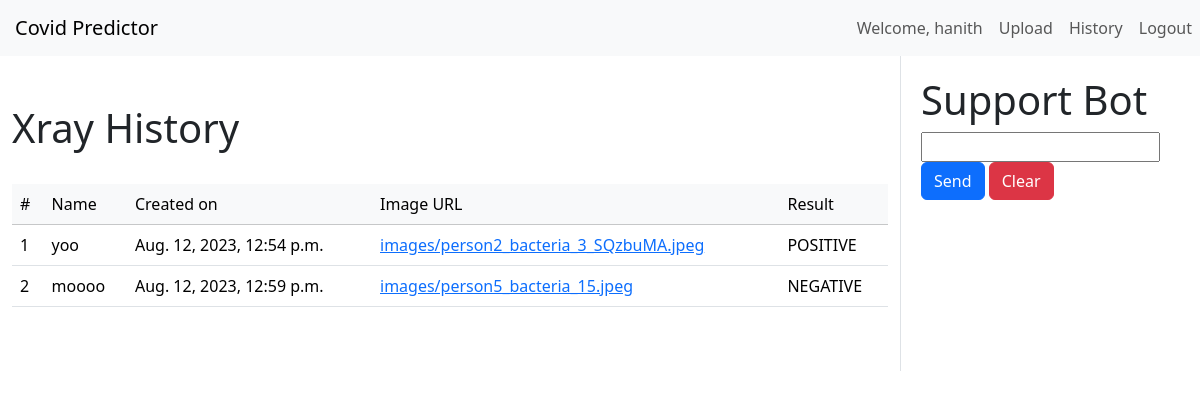
/predictor/history/ (signed in), run on the app's committed database.
### predictor/models.py (models this page shows)
class Xray(models.Model):
    name = models.CharField(max_length=50)
    image = models.ImageField(upload_to='images/')
    result = models.CharField(max_length=20, null=True)
    user = models.ForeignKey(User, on_delete=models.CASCADE, null=True)
    created_at = models.DateTimeField(auto_now_add=True, null=True)
    updated_at = models.DateTimeField(auto_now=True, null=True)

### predictor/views.py (the view)
# urls.py: path('history/', predictor.views.show_history, name = 'history')
def show_history(request):
   if request.user.is_authenticated:
      xrays = Xray.objects.filter(user=request.user).values()
      img = request.GET.get('img')
      return render(request, 'predictor/history.html', {'xrays': xrays, 'image': img})
   return redirect("/accounts/login")

### templates/predictor/history.html (shortened to what this page needs)
{% extends "header.html" %}
{% load crispy_forms_tags %}
{% block content %}
    <div class="container py-5">
    <h1>Xray History</h1>
        {% if xrays %}
            <br/>
        <table class="table">
          <thead class="table-light">
            <tr>
                <td>#</td>
                <td>Name</td>
                <td>Created on</td>
                <td>Image URL</td>
                <td>Result</td>
            </tr>
          </thead>
          <tbody>
          {% for xray in xrays %}
              <tr>
                <td>{{ forloop.counter }}</td>
                <td>{{ xray.name }}</td>
                <td>{{ xray.created_at }}</td>
                <td><a href="/predictor/history?img={{ xray.image }}">{{ xray.image }}</a></td>
                <td>{{ xray.result }}</td>
              </tr>
          {% endfor %}
          </tbody>
        </table>
        {% else %}
            <p>No uploads yet..</p>
        {% endif %}
    </div>
{% endblock %}

### templates/header.html (shortened to what this page needs)
<!DOCTYPE html>
<html lang="en">
<head>
      <link href="https://cdn.jsdelivr.net/npm/bootstrap@5.3.1/dist/css/bootstrap.min.css" rel="stylesheet">
</head>
<body>
<div>
<nav class="navbar navbar-expand-lg navbar-light bg-light" style="padding: 8px 15px 8px 15px">
  <a class="navbar-brand" href="#">Covid Predictor</a>
  <div class="collapse navbar-collapse" id="navbarText">
    <ul class="navbar-nav mr-auto" style="position: absolute;right: 0;">
      {% if user.is_authenticated %}
      <li class="nav-item">
        <a class="nav-link" href="#">Welcome, {{user.username}}</a>
      </li>
      <li class="nav-item">
        <a class="nav-link" href="/predictor">Upload</a>
      </li>
      <li class="nav-item">
        <a class="nav-link" href="/predictor/history">History</a>
      </li>
      <li class="nav-item">
        <a class="nav-link" href="/accounts/logout">Logout</a>
      </li>
      {% endif %}
    </ul>
  </div>
</nav>
</div>
<div style="display: flex">
<div style="width:75%">
{% block content %}
{% endblock %}
</div>
{% if user.is_authenticated %}
<div style="width:25%; border-left: 1px solid #dee2e6">
    {% include "chatbot/chat.html" %}
</div>
{% endif %}
</div>
</body>
</html>

### templates/chatbot/chat.html (shortened to what this page needs)
<div style="margin: 20px">
<h1>Support Bot</h1>
<form method="post" id="chat-form">
    <input type="text" name="message" id="message" autocomplete="off">
    <button class="btn btn-primary" type="submit">Send</button>
    <button class="btn btn-danger" id="clear">Clear</button>
</form>
</div>

### data on the page
Xray: name "yoo", created_at "Aug. 12, 2023, 12:54 p.m.", image "images/person2_bacteria_3_SQzbuMA.jpeg", result "POSITIVE"
Xray: name "moooo", created_at "Aug. 12, 2023, 12:59 p.m.", image "images/person5_bacteria_15.jpeg", result "NEGATIVE"

### other printed values
{{ user.username }} "hanith"
